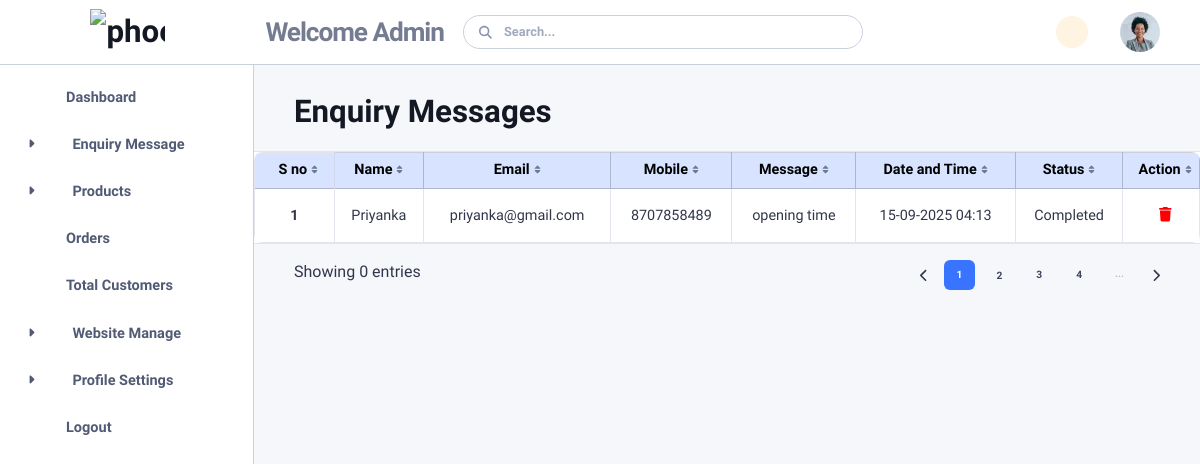
/complete_enquiry.php, run on the app's committed database.
### tables this page shows
CREATE TABLE `enquiry_message` (
  `id` int(35) NOT NULL,
  `name` varchar(35) NOT NULL,
  `email` varchar(200) NOT NULL,
  `mobile` bigint(35) NOT NULL,
  `message` varchar(40) NOT NULL,
  `status` varchar(40) NOT NULL,
  `created_at` timestamp NOT NULL DEFAULT current_timestamp()
);

### complete_enquiry.php (the view, shortened to what this page needs)
<?php include 'db_connection.php'; ?>
<?php include 'header.php'; ?>
<?php include 'sidebar.php'; ?>
<?php include 'top_navbar.php'; ?>
<div class="content">
  <h2 class="mb-4">Enquiry Messages</h2>
  <div id="tableExample2" data-list='{"valueNames":["name","email","age"],"page":5,"pagination":{"innerWindow":2,"left":1,"right":1}}'>
  <div class="table-responsive mx-n4  mx-lg-n6  bg-body-emphasis border-top border-bottom border-translucent position-relative mt-3">
  <table class="table table-hover table-striped table-bordered table-large align-middle text-center shadow-lg rounded-3 overflow-hidden fs-9 mb-0">
  <thead class="table-primary text-dark">
                              <tr>
                                <th class="sort border-top border-translucent ps-3" data-sort="name">S no</th>
                                <th class="sort border-top" data-sort="email">Name</th>
                                <th class="sort border-top" data-sort="age">Email</th>
                                   <th class="sort border-top" data-sort="age">Mobile</th>
                                    <th class="sort border-top" data-sort="age">Message</th>
                                        <th class="sort border-top" data-sort="age">Date and Time</th>
                                         <th class="sort border-top" data-sort="age">Status</th>
                                             <th class="sort border-top" data-sort="age">Action</th>
                              </tr>
                            </thead>
                            <tbody class="list">
                      <?php
$sql = "SELECT * FROM enquiry_message where status ='Completed' order BY id DESC";
$result = mysqli_query($conn, $sql);
$count = 0;
if (mysqli_num_rows($result) > 0) {
    while ($row = mysqli_fetch_assoc($result)) {
        $count++;
        ?>
        <tr>
            <th scope='row'><?php echo $count; ?></th>
            <td><?php echo $row['name']; ?></td>
            <td><?php echo $row['email']; ?></td>
            <td><?php echo $row['mobile']; ?></td>
            <td><?php echo $row['message']; ?></td>
  <td><?php echo date("d-m-Y h:i", strtotime($row['created_at'])); ?></td>
 <td id="status-text-<?php echo $row['id']; ?>"><?php echo $row['status']; ?></td>
        <td>
  <div style="display: inline-block;">
        <a href='delete_data?id=<?php echo $row["id"]; ?>&table=enquiry_message'
         onclick="return confirm('Are you sure you want to delete this?')">
            <i class='fa fa-trash' style='color: red;'></i>
        </a>
    </div>
</td>
        </tr>
        <?php
    }
}
 else {
    echo "No Enquiry message found";
}
?>
                            </tbody>
                          </table>
                        </div>
                        <div class="d-flex justify-content-between mt-3"><span class="d-none d-sm-inline-block" data-list-info="data-list-info"> Showing 0 entries <span class="text-body-tertiary"></span></span>
                          <div class="d-flex"><button class="page-link" data-list-pagination="prev"></button>
                            <ul class="mb-0 pagination"><li><li class="active"><button class="page" type="button" data-i="1" data-page="5">1</button></li><button class="page" type="button" data-i="2" data-page="5">2</button></li><li><button class="page" type="button" data-i="3" data-page="5">3</button></li><li><button class="page" type="button" data-i="4" data-page="5">4</button></li><li class="disabled"><button class="page" type="button">...</button></li></ul><button class="page-link pe-0" data-list-pagination="next"></button>
                          </div>
                        </div>
                      </div>
                            </div>

### data on the page
enquiry_message: name "Priyanka", email "priyanka@gmail.com", mobile "8707858489", message "opening time", created_at "15-09-2025 04:13", status "Completed"
